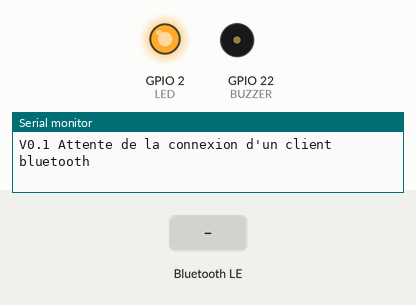
Simulated run of this sketch. Board: ESP32. Parts: output pins drawn as LEDs (lit = HIGH), buzzer (waves = sounding), the last lines printed to the serial monitor. The test bench sets the inputs (shaded band). Nothing arrives over Bluetooth unless stated; a phone connects over Bluetooth LE 3 s after start; pins used as bus, display or sensor lines are not drawn.

Above: at 1.2 s.
1.3 s: Bluetooth LE write "." received
At 3.33 s:
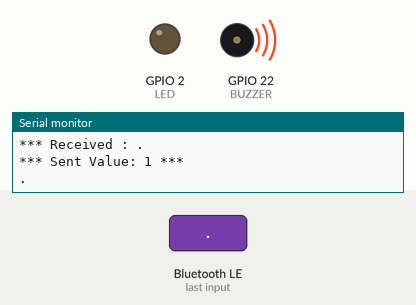
4.3 s: Bluetooth LE write "0" received
At 5.6 s:
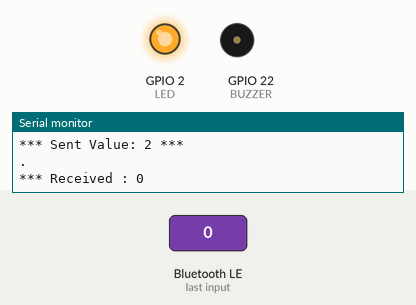
6.2 s: Bluetooth LE write "s" received
At 6.84 s:
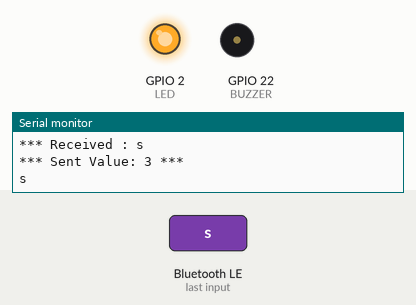
Timing chart, 0 to 15.2 s (numbered marks = the images above; inputs shaded):
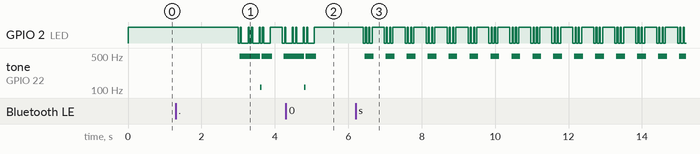

Measured:
- after the input at 1.3 s, tone on GPIO 22 (BUZZER): plays 498 Hz for 0.56 s, 115 Hz for 0.04 s, 498 Hz for 0.28 s, 498 Hz for 0.05 s, starting after 1.7 s
- after the input at 4.3 s, tone on GPIO 22 (BUZZER): goes on until 5.1 s, then stays silent
- after the input at 6.2 s, GPIO 2 (LED): HIGH → LOW after 0.21 s, then repeats every 0.57 s: 2 × (HIGH 0.03 s, LOW 0.06 s), HIGH 0.33 s, LOW 0.06 s; tone on GPIO 22 (BUZZER): alternates 498 Hz for 0.24 s and silent for 0.33 s, starting after 0.25 s

The sketch:

esp32_ble_X_CW.ino
```cpp
/*
    Video: https://www.youtube.com/watch?v=oCMOYS71NIU
    Based on Neil Kolban example for IDF: https://github.com/nkolban/esp32-snippets/blob/master/cpp_utils/tests/BLE%20Tests/SampleNotify.cpp
    Ported to Arduino ESP32 by Evandro Copercini

   Creation d'un serveur BlueTooth that, qui une fois la connexion établie, envoie des annonces periodiques
   Ce serveur s'annonce en Bluetooth avec l'identifiant : 6E400001-B5A3-F393-E0A9-E50E24DCCA9E
   L'identifiant : 6E400002-B5A3-F393-E0A9-E50E24DCCA9E - est utilisé pour recevoir des données ( mode "WRITE")
   L'identifiant : 6E400003-B5A3-F393-E0A9-E50E24DCCA9E - est utilisé pour envoyer des données  ( mode "NOTIFY")

  Pour créer des services Bluetooth il faut:

   1. Creer un Serveur BLE (Bluetooth Low Energy)
   2. Creer un Service BLE
   3. Creer une Caracteristique BLE du Service
   4. Creer un descripteur BLE pour ce service
   5. Démarrer le service.
   6. Démarrer l'envoi de l'annonce du service

   rxValue contient les données reçues (only accessible inside that function).
   et txValue contient les données à envoyer .
*/
#include <BLEDevice.h>
#include <BLEServer.h>
#include <BLEUtils.h>
#include <BLE2902.h>

// ===============================MORSE Declare ==============
const char* TableMorse[] = {
  NULL, NULL, NULL, NULL, NULL, NULL, NULL, NULL, //  de 0x0 à 0x07
  NULL, NULL, NULL, NULL, NULL, NULL, NULL, NULL, //  de 0x08 à 0x0F
  NULL, NULL, NULL, NULL, NULL, NULL, NULL, NULL, //  de 0x10 à 0x17
  NULL, NULL, NULL, NULL, NULL, NULL, NULL, NULL, //  de 0x18 à 0x1F
  // space, !, ", #, $, %, &, '
  "s", "-.-.--", ".-..-.", NULL, NULL, NULL, NULL, ".----.",
  // ( ) * + , - . /
  "-.--.", "-.--.-", NULL, ".-.-.", "--..--", "-....-", ".-.-.-", "-..-.",
  // 0 1 2 3 4 5 6 7
  "-----", ".----", "..---", "...--", "....-", ".....", "-....", "--...",
  // 8 9 : ; < = > ?
  "---..", "----.", "---...", "-.-.-.", NULL, "-...-", NULL, "..--..",
  // @ A B C D E F G
  ".--.-.", ".-", "-...", "-.-.", "-..", ".", "..-.", "--.",
  // H I J K L M N O
  "....", "..", ".---", "-.-", ".-..", "--", "-.", "---",
  // P Q R S T U V W
  ".--.", "--.-", ".-.", "...", "-", "..-", "...-", ".--",
  // X Y Z [ \ ] ^ _
  "-..-", "-.--", "--..", NULL, NULL, NULL, NULL, "..--.-",
  // ' a b c d e f g
  NULL, ".-", "-...", "-.-.", "-..", ".", "..-.", "--.",
  // h i j k l m n o
  "....", "..", ".---", "-.-", ".-..", "--", "-.", "---",
  // p q r s t u v w
  ".--.", "--.-", ".-.", "...", "-", "..-", "...-", ".--",
  // x y z { | } ~ DEL
  "-..-", "-.--", "--..", NULL, NULL, NULL, NULL, NULL, // de 0x78 à 0x7F
};

const int LED = 2; // 2 For MHetLive Board;   25 For Heltec Wifi LoRa Board.
const int BUZZER = 22 ;

#define ALLUME LOW
#define ETEINT HIGH
#define VRAI 1
#define FAUX 0


int buflen ;
char buf[80] ;
int veille = VRAI;

//    Règles du Morse
// 1. Un Tiret est égal à trois Points.
// 2. L’espacement entre deux éléments d’une même lettre est égal à un Point.
// 3. L’espacement entre deux lettres est égal à trois Points.
// 4. L’espacement entre deux mots est égal à sept Points.

int Point_Duree = 30 ;
int Tiret_Duree = Point_Duree * 3;  // Le Tiret dure 3 fois la durée du Point
int k ;

void Point()   // génére le son point sur le buzzer
{
  digitalWrite(LED, ALLUME);   // La LED est allumé le temps de l'émission du Point

  for (k = 0; k < Point_Duree; k++) // Durée de l'emission d'un point
  {
    digitalWrite(BUZZER, HIGH); // Emission d'un son à 500 Hz avec 1 ms haut pour la sortie Buzzer
    delay(1);//delay 1 ms
    digitalWrite(BUZZER, LOW); //   et 1 ms bas pour la sortie Buzzer
    delay(1);// delay 1 ms
  }
  digitalWrite(LED, ETEINT);   // La LED est eteinte à la fin de l'emission

}

void Tiret()
{
  digitalWrite(LED, ALLUME);

  for (k = 0; k < Tiret_Duree; k++) // Durée de l'emission d'un tiret
  {
    digitalWrite(BUZZER, HIGH); // Emission d'un son à 500 Hz avec 1 ms haut pour la sortie Buzzer
    delay(1);//delay 1 ms
    digitalWrite(BUZZER, LOW); // et 1 ms bas pour la sortie Buzzer
    delay(1);// delay 1 ms
  }
  digitalWrite(LED, ETEINT);

}


void EmettreTiretPoint(const char * morseCode)
{
  int i = 0;
  while (morseCode[i] != 0)
  {
    if (morseCode[i] == '.') {
      Point();delay(Point_Duree);      // Règle 2
    } else if (morseCode[i] == '-') {
      Tiret();delay(Point_Duree);     // Règle 2
    }
    else if (morseCode[i] == 's') {  // espace entre 2 mots (caractère blanc), rien est émis par le Buzzer
      digitalWrite(LED, ETEINT);     // La LED est éteinte
      delay(Point_Duree * 7);    // Règle 4
    }
    i++;
  }
}

// ================================================

BLECharacteristic *pCharacteristic;

bool deviceConnected = false;
int txValue = 0;

std::string rxValue; // Chaine de caractère C++ reçue

// See the following for generating UUIDs:
// https://www.uuidgenerator.net/

#define SERVICE_UUID           "6E400001-B5A3-F393-E0A9-E50E24DCCA9E" // UART service UUID
#define CHARACTERISTIC_UUID_RX "6E400002-B5A3-F393-E0A9-E50E24DCCA9E"
#define CHARACTERISTIC_UUID_TX "6E400003-B5A3-F393-E0A9-E50E24DCCA9E"

class ServerCallbacks: public BLEServerCallbacks {
    void onConnect(BLEServer* pServer) {
      deviceConnected = true;
    };

    void onDisconnect(BLEServer* pServer) {
      deviceConnected = false;
    }
};


class Callbacks: public BLECharacteristicCallbacks {
    void onWrite(BLECharacteristic *pCharacteristic) {
      rxValue = pCharacteristic->getValue();


      if (rxValue.length() > 0) {
        Serial.println("");
        Serial.print("*** Received : ");

        //  Pour des besoins de tests, impression sur la console Arduino du texte reçu dans la variable rxValue
        for (int i = 0; i < rxValue.length(); i++) {
          Serial.print(rxValue[i]);
        }
        Serial.println();

        // Si le 1er caractère reçu est 0, le programme passe en veille
        if (rxValue[0] == char('0')) veille = VRAI ;
        else veille = FAUX;

      }
    }
};


void setup() {
  Serial.begin(115200);

  pinMode(LED, OUTPUT);


  pinMode(BUZZER, OUTPUT); // Mettre en mode sortie


  // Creation du périphérique BLE
  BLEDevice::init("BLE ESP32"); // création et initialisation avec BLE ESP32 comme nom de périphérique

  // Crée le Serveur BLE
  BLEServer *pServer = BLEDevice::createServer();

  if (pServer == 0)  Serial.println("Create server fails");

  pServer->setCallbacks(new ServerCallbacks());

  // Creation du Service BLE
  BLEService *pService = pServer->createService(SERVICE_UUID);
  if (pService == 0)  Serial.println("Create service fails");

  // Creation de la caracteristique BLE en envoi (TX)
  pCharacteristic = pService->createCharacteristic(
                      CHARACTERISTIC_UUID_TX,
                      BLECharacteristic::PROPERTY_NOTIFY
                    );
  if (pService == 0)  Serial.println("Create characteristic TX fails");

  pCharacteristic->addDescriptor(new BLE2902());


  // Creation de la caracteristique BLE en récception (RX)
  BLECharacteristic *pCharacteristic = pService->createCharacteristic(
                                         CHARACTERISTIC_UUID_RX,
                                         BLECharacteristic::PROPERTY_WRITE
                                       );
  if (pService == 0)  Serial.println("Create characteristic RX fails");

  pCharacteristic->setCallbacks(new Callbacks());

  // Démarrer le service
  pService->start();

  // Commencer l'annonce du service
  pServer->getAdvertising()->start();

  Serial.println("V0.1 Attente de la connexion d'un client bluetooth");


  digitalWrite(LED, ETEINT);

}

// ==========================================================


void loop() {
  if (deviceConnected) {
    if (veille == FAUX ) {
      // iteration...
      txValue += 1 ; // txValue represente le nombre de message Morse émis par le Buzzer

      // Conversion de l’entier txValue en chaine de caractère ASCII
      char txString[8]; // make sure this is big enuffz
      itoa(txValue, txString, 6); //

      pCharacteristic->setValue(txString);

      pCharacteristic->notify(); // Envoie la valeur à l'application Smartphone.

      Serial.print("\n*** Sent Value: ");
      Serial.print(txValue);
      Serial.println(" ***");


      char ch; int index;


      strcpy(buf ,  rxValue.c_str());   // une copie des caractères reçus est faite dans buf
      buflen = strlen(buf);             // calcul de la longueur de la chaine de caractères

      //

      for ( index = 0 ; index < buflen ; index++ )    // Parcours caractère par caractère de la chaine reçue
      {
        ch = buf[index];                // le caractère à convertir en code Morse
        Serial.print(ch);
        if (ch == 0x85) ch = 'a';                   //  On remplace le caractère à par par le caractère a
        if ((ch == 0x82 || ch == 0x8A )) ch = 'e';    //  On remplace les caractères é et è par par le caractère e
        if (ch >= 0x7F) ch = '?';                  // Les caractères de code ASCII > ou = à 127 sont remplacés par  ?
        EmettreTiretPoint(TableMorse[ch]);         // Utilisation du tableau TableMorse
        delay(Point_Duree*3);
      }
      delay(Point_Duree * 7);        // fin du dernier mot reçu


    }
    else {
      delay(1000);

    }
  }
}
```
